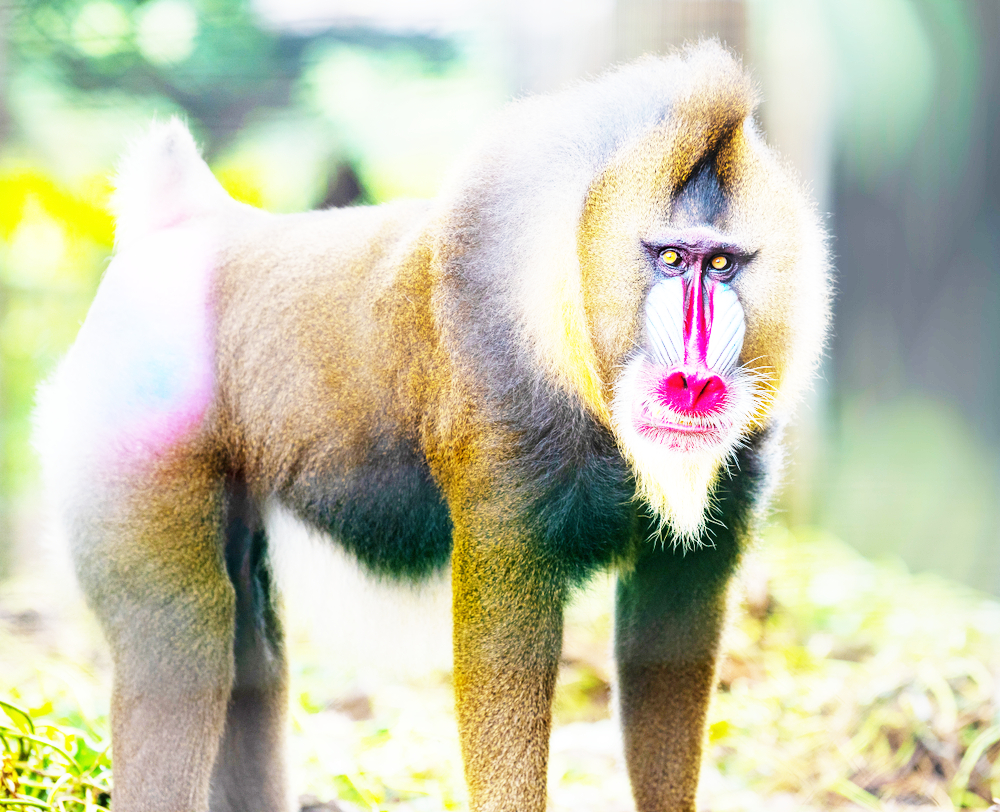
//> input picture HW05/target/src1.jpg, 1000 x 812 px; the run also reads 1 picture not shown here
$ ./main   (built with g++ and OpenCV 4)
//> lines starting //> are read from the running program, lines starting //| are printed output that depends on the picture
/**
 * @file main.cpp
 * @author 蔣博元
 * @brief Histogram Equalization 和 Histogram Matching
*/
#include <opencv2/opencv.hpp>
#include <fstream>
#include <iostream>
#include <assert.h>

/// 取得 src 中顏色分佈的 cdf（累積分佈函數）
/// @return 一個 1 * 256 (3 channels) 的 2D float 陣列，channel 0,1,2 分別存著 B,G,R 的 cdf，如：第 (0列, x欄) 的 channel 0,1,2 存著 B,G,R=x 時的 cdf 的值
cv::Mat get_cdf(const cv::Mat& src) {
	assert(src.type() == CV_8UC3);
	cv::Mat result = cv::Mat::zeros(1, 256, CV_32FC3);

	// count, get Histogram
	int total = 0;
	for (int r = 0; r < src.rows; ++r) {
		for (int c = 0; c < src.cols; ++c) {
			++total;
			cv::Vec3b color = src.at<cv::Vec3b>(r, c); // color from src
			result.at<cv::Vec3f>(0, color[0])[0] += 1;  // record in result
			result.at<cv::Vec3f>(0, color[1])[1] += 1;
			result.at<cv::Vec3f>(0, color[2])[2] += 1;
		}
	}

	// divide and accumulate
	for (int i = 0; i < 256; ++i) {
		result.at<cv::Vec3f>(0, i) /= total; // get probability
		if (i != 0) {
			result.at<cv::Vec3f>(0, i) += result.at<cv::Vec3f>(0, i - 1); // accumulate probability
		}
	}

	return result;
}

/// Histogram Equalization
/// @param src - 原圖片
/// @return 完成Histogram Equalization後的圖片
cv::Mat histogram_EQ(const cv::Mat& src) {
	cv::Mat cdf = get_cdf(src);
	cv::Mat result(src.rows, src.cols, CV_8UC3);

	// transform for each pixel
	for (int r = 0; r < src.rows; ++r) {
		for (int c = 0; c < src.cols; ++c) {
			cv::Vec3b src_color = src.at<cv::Vec3b>(r, c);
			cv::Vec3b& result_color = result.at<cv::Vec3b>(r, c);

			result_color[0] = cdf.at<cv::Vec3f>(0, src_color[0])[0] * 255;
			result_color[1] = cdf.at<cv::Vec3f>(0, src_color[1])[1] * 255;
			result_color[2] = cdf.at<cv::Vec3f>(0, src_color[2])[2] * 255;
		}
	}

	return result;
}

/// Histogram Match
/// @param src - 來源
/// @param target - 目標
/// @return 結果
cv::Mat histogram_match(const cv::Mat& src, const cv::Mat& target) {
	assert(src.type() == target.type() && src.type() == CV_8UC3);
	cv::Mat cdf1 = get_cdf(src);
	cv::Mat cdf2 = get_cdf(target);
	cv::Mat result(src.rows, src.cols, CV_8UC3);

	std::cout << "Histogram Match\nIn Channel -> Out\n";

	// output = cdf2^-1( cdf1(input) )
	// 建立 input 和 output 的對應表
	cv::Mat transform(1, 256, CV_8UC3);
	for (int in = 0; in < 256; ++in) {
		// for 3 channels (for B, G, R)
		for (int channel = 0; channel < 3; ++channel) {
			// y = cdf1(in)
			float y = cdf1.at<cv::Vec3f>(0, in)[channel];

			// find cdf2^-1(y)
			//
			// y < cdf2(0)
			if (y < cdf2.at<cv::Vec3f>(0, 0)[channel]) {
				transform.at<cv::Vec3b>(0, in)[channel] = 0; // output = 0
			}
			// y > cdf2(255)
			else if (y > cdf2.at<cv::Vec3f>(0, 255)[channel]) {
				transform.at<cv::Vec3b>(0, in)[channel] = 255; // output = 255
			}
			else // find out, such that cdf2(out) is nearest to y
			for (int out = 0; out < 255; ++out) {
				// cdf2(out) <= y <= cdf2(out + 1)
				if (cdf2.at<cv::Vec3f>(0, out)[channel] <= y
					&& y <= cdf2.at<cv::Vec3f>(0, out + 1)[channel])
				{
					float d1 = y - cdf2.at<cv::Vec3f>(0, out)[channel];
					float d2 = cdf2.at<cv::Vec3f>(0, out + 1)[channel] - y;
					transform.at<cv::Vec3b>(0, in)[channel] = (d1 < d2 ? out : out + 1);
					break;
				}
			}

			std::cout << in << ' ' << channel << " -> " << (int)transform.at<cv::Vec3b>(0, in)[channel] << '\t';
		}
		std::cout << '\n';
	}

	// for each pixel
	for (int r = 0; r < result.rows; ++r) {
		for (int c = 0; c < result.cols; ++c) {
			cv::Vec3b input = src.at<cv::Vec3b>(r, c);
			cv::Vec3b& output = result.at<cv::Vec3b>(r, c);

			output[0] = transform.at<cv::Vec3b>(0, input[0])[0];
			output[1] = transform.at<cv::Vec3b>(0, input[1])[1];
			output[2] = transform.at<cv::Vec3b>(0, input[2])[2];
		}
	}

	return result;
}

int main()
{
	cv::Mat src1 = cv::imread("target/src1.jpg");
//> src1 is the input picture: 812 rows x 1000 cols, CV_8UC3; mean B, G, R 173.8, 198.1, 197.3
	cv::Mat result1 = histogram_EQ(src1);
//> the loop in get_cdf, `for (int r = 0; r < src.rows; ++r)` made 812 passes
//> total on passes 1 to 3: 1000, 2000, 3000
//> after the loop in get_cdf, `for (int r = 0; r < src.rows; ++r)`: total = 812000; result = 256 rows, first 8: [1283, 178, 1084], [946, 62, 766], [1564, 110, 1173], [458, 29, 268], [582, 33, 665], [1023, 153, 914], [788, 74, 890], [779, 205, 1056]
//> after the loop in get_cdf, `for (int i = 0; i < 256; ++i)`: result = 256 rows, first 8: [0.00158, 0.000219, 0.00133], [0.00275, 0.000296, 0.00228], [0.00467, 0.000431, 0.00372], [0.00524, 0.000467, 0.00405], [0.00595, 0.000507, 0.00487], [0.00721, 0.000696, 0.006], [0.00818, 0.000787, 0.00709], [0.00914, 0.00104, 0.00839]
//> in histogram_EQ, `cv::Mat cdf = get_cdf(src);`: cdf has the same summary as result in get_cdf
//> after the loop in histogram_EQ, `for (int r = 0; r < src.rows; ++r)`:
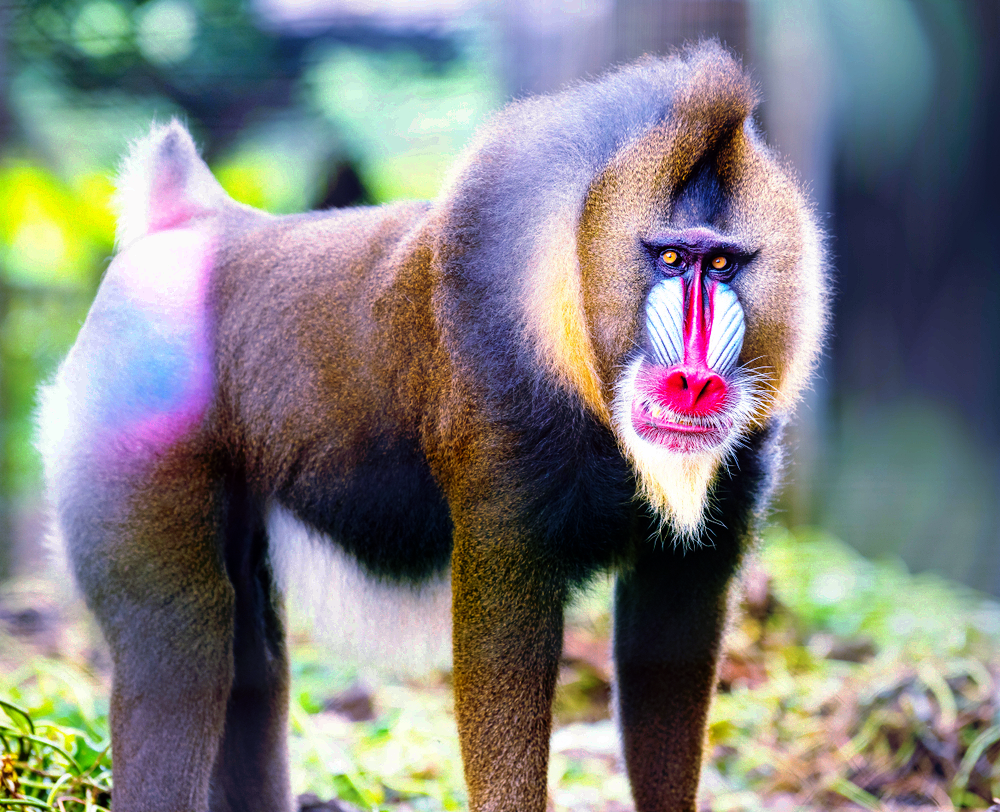
//> result: 812 rows x 1000 cols, CV_8UC3; mean B, G, R 127.8, 128.7, 128.6
	cv::Mat src2 = cv::imread("target/src2.jpg");
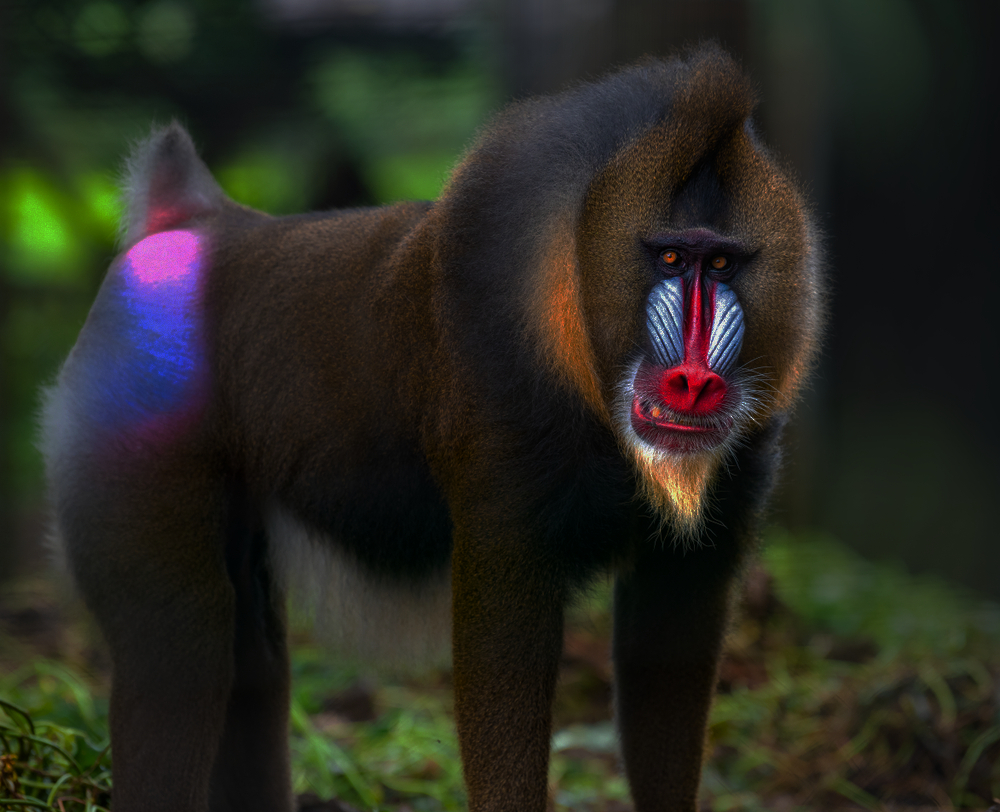
//> input picture HW05/target/src2.jpg, 1000 x 812 px
//> src2 is the input picture: 812 rows x 1000 cols, CV_8UC3; mean B, G, R 32, 40.4, 40.1
	cv::Mat result2 = histogram_EQ(src2);
//> the loop in get_cdf (call 2), `for (int r = 0; r < src.rows; ++r)` made 812 passes
//> after the loop in get_cdf (call 2), `for (int r = 0; r < src.rows; ++r)`: total = 812000; result = 256 rows, first 8: [5856, 641, 5408], [4446, 691, 4018], [4472, 1042, 5503], [7491, 1077, 4261], [9632, 4155, 4830], [12019, 4749, 4494], [12724, 6829, 4216], [13043, 8136, 4632]
//> after the loop in get_cdf (call 2), `for (int i = 0; i < 256; ++i)`: result = 256 rows, first 8: [0.00721, 0.000789, 0.00666], [0.0127, 0.00164, 0.0116], [0.0182, 0.00292, 0.0184], [0.0274, 0.00425, 0.0236], [0.0393, 0.00937, 0.0296], [0.0541, 0.0152, 0.0351], [0.0698, 0.0236, 0.0403], [0.0858, 0.0336, 0.046]
//> in histogram_EQ (call 2), `cv::Mat cdf = get_cdf(src);`: cdf has the same summary as result in get_cdf
	cv::Mat src3 = cv::imread("target/src3.jpg");
	cv::Mat target = cv::imread("target/target.jpg");
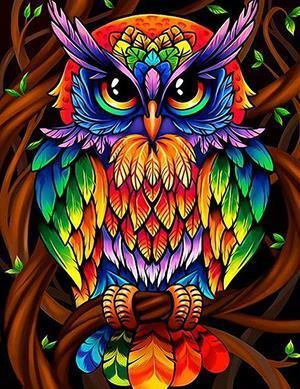
//> input picture HW05/target/target.jpg, 300 x 389 px
//> target is the input picture: 389 rows x 300 cols, CV_8UC3; mean B, G, R 45.8, 58, 90
	cv::Mat result3 = histogram_match(src3, target);
//> after the loop in get_cdf (call 3), `for (int r = 0; r < src.rows; ++r)`: total = 812000; result = 256 rows, first 8: [5856, 641, 5408], [4446, 691, 4018], [4472, 1042, 5503], [7491, 1077, 4261], [9632, 4155, 4830], [12019, 4749, 4494], [12724, 6829, 4216], [13043, 8136, 4632]
//> after the loop in get_cdf (call 3), `for (int i = 0; i < 256; ++i)`: result = 256 rows, first 8: [0.00721, 0.000789, 0.00666], [0.0127, 0.00164, 0.0116], [0.0182, 0.00292, 0.0184], [0.0274, 0.00425, 0.0236], [0.0393, 0.00937, 0.0296], [0.0541, 0.0152, 0.0351], [0.0698, 0.0236, 0.0403], [0.0858, 0.0336, 0.046]
//> in histogram_match, `cv::Mat cdf1 = get_cdf(src);`: cdf1 has the same summary as result in get_cdf
//> after the loop in get_cdf (call 4), `for (int r = 0; r < src.rows; ++r)`: total = 116700; result = 256 rows, first 8: [17365, 11395, 6537], [2640, 3486, 1662], [2878, 3103, 1557], [2730, 2427, 1534], [2723, 2096, 1459], [2753, 1973, 1381], [2712, 1728, 1325], [2622, 1684, 1277]
//> after the loop in get_cdf (call 4), `for (int i = 0; i < 256; ++i)`: result = 256 rows, first 8: [0.149, 0.0976, 0.056], [0.171, 0.128, 0.0703], [0.196, 0.154, 0.0836], [0.219, 0.175, 0.0967], [0.243, 0.193, 0.109], [0.266, 0.21, 0.121], [0.29, 0.225, 0.132], [0.312, 0.239, 0.143]
//> in histogram_match, `cv::Mat cdf2 = get_cdf(target);`: cdf2 has the same summary as result in get_cdf
//> after the loop in histogram_match, `for (int in = 0; in < 256; ++in)`: transform = 256 rows, first 8: [0, 0, 0], [0, 0, 0], [0, 0, 0], [0, 0, 0], [0, 0, 0], [0, 0, 0], [0, 0, 0], [0, 0, 0]
//> after the loop in histogram_match, `for (int r = 0; r < result.rows; ++r)`:
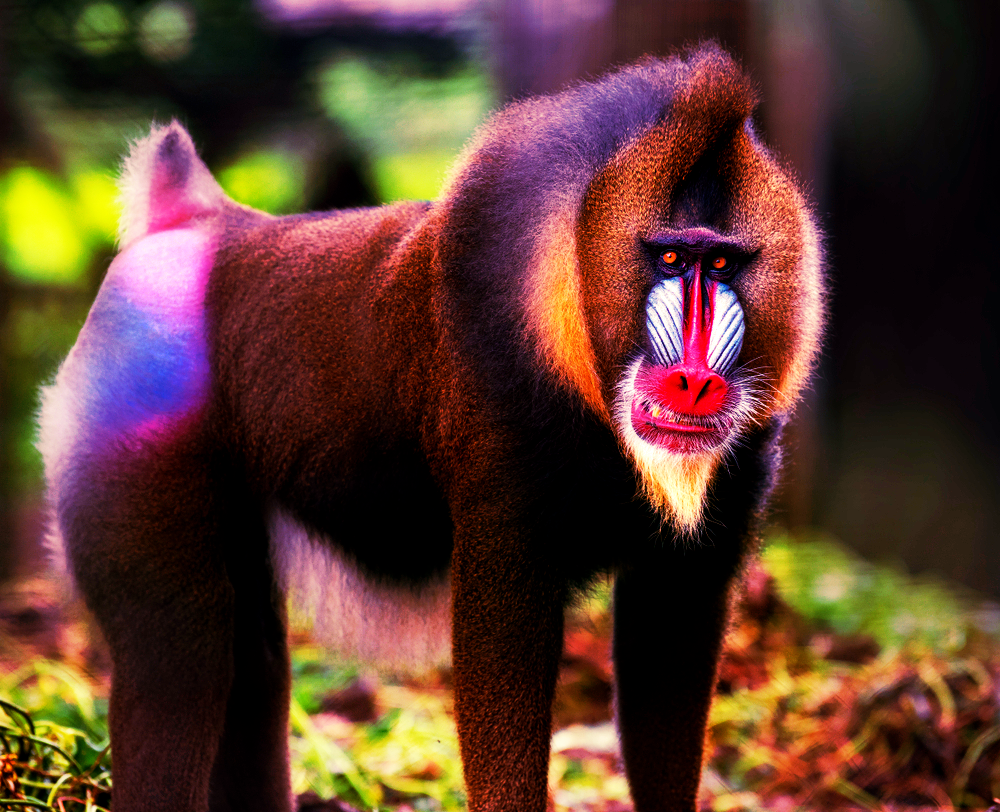
//> result: 812 rows x 1000 cols, CV_8UC3; mean B, G, R 46.4, 58.6, 91.1

	cv::imwrite("result1.jpg", result1);
	cv::imwrite("result2.jpg", result2);
	cv::imwrite("result3.jpg", result3);

	cv::imshow("src1", src1);
	cv::imshow("result1", result1);
	cv::imshow("src2", src2);
	cv::imshow("result2", result2);
	cv::imshow("src3", src3);
	cv::imshow("target", target);
	cv::imshow("result3", result3);
	cv::waitKey();
}
